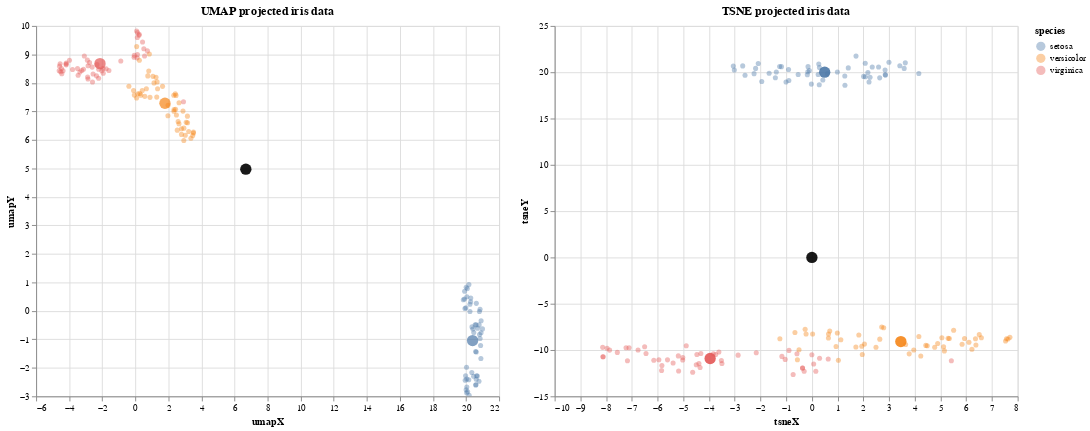

Notebook code for this chart:
### Code cell
alt.Chart(df_iris_proj).mark_circle(
    opacity=0.4
).encode(
    x='umapX',
    y='umapY',
    color='species'
).properties(
    width=500,
    height=400,
    title="UMAP projected iris data"
).interactive() + alt.Chart(proj_mean).mark_circle(
    size=150
).encode(
    x='umapX',
    y='umapY',
    color='species'
).properties(
    width=500,
    height=400,
).interactive() + alt.Chart(pd.DataFrame(df_iris_proj.mean()).transpose()).mark_circle(
    size=150,
    color='black',
    opacity=0.9
).encode(
    x='umapX:Q',
    y='umapY:Q'
).properties(
    width=500,
    height=400,
).interactive() | alt.Chart(df_iris_proj).mark_circle(
    opacity=0.4
).encode(
    x='tsneX',
    y='tsneY',
    color='species'
).properties(
    width=500,
    height=400,
    title="TSNE projected iris data"
).interactive() + alt.Chart(proj_mean).mark_circle(
    size=150,
    opacity=0.9
).encode(
    x='tsneX',
    y='tsneY',
    color='species'
).properties(
    width=500,
    height=400,
).interactive() + alt.Chart(pd.DataFrame(df_iris_proj.mean()).transpose()).mark_circle(
    size=150,
    opacity=0.9,
    color='black'
).encode(
    x='tsneX:Q',
    y='tsneY:Q'
).properties(
    width=500,
    height=400,
).interactive()

### Figure 1 — Vega-Lite specification as saved in the notebook (floating-point values rounded to 4 significant figures; data arrays with more than 128 entries replaced by an {"elided": "..."} marker saying what was removed)
{"usermeta": {"embedOptions": {"theme": "dark"}}, "config": {"view": {"continuousWidth": 400, "continuousHeight": 300}}, "hconcat": [{"layer": [{"data": {"name": "data-6aa69ff1069b8303a77f02f755cce29d"}, "mark": {"type": "circle", "opacity": 0.4}, "encoding": {"color": {"type": "nominal", "field": "species"}, "x": {"type": "quantitative", "field": "umapX"}, "y": {"type": "quantitative", "field": "umapY"}}, "height": 400, "selection": {"selector004": {"type": "interval", "bind": "scales", "encodings": ["x", "y"]}}, "title": "UMAP projected iris data", "width": 500}, {"data": {"name": "data-48683c02322e227f60adb92753f6fc45"}, "mark": {"type": "circle", "size": 150}, "encoding": {"color": {"type": "nominal", "field": "species"}, "x": {"type": "quantitative", "field": "umapX"}, "y": {"type": "quantitative", "field": "umapY"}}, "height": 400, "selection": {"selector005": {"type": "interval", "bind": "scales", "encodings": ["x", "y"]}}, "width": 500}, {"data": {"name": "data-bac80a8cb3cdac678653a33ad8d5048c"}, "mark": {"type": "circle", "color": "black", "opacity": 0.9, "size": 150}, "encoding": {"x": {"type": "quantitative", "field": "umapX"}, "y": {"type": "quantitative", "field": "umapY"}}, "height": 400, "selection": {"selector006": {"type": "interval", "bind": "scales", "encodings": ["x", "y"]}}, "width": 500}]}, {"layer": [{"data": {"name": "data-6aa69ff1069b8303a77f02f755cce29d"}, "mark": {"type": "circle", "opacity": 0.4}, "encoding": {"color": {"type": "nominal", "field": "species"}, "x": {"type": "quantitative", "field": "tsneX"}, "y": {"type": "quantitative", "field": "tsneY"}}, "height": 400, "selection": {"selector007": {"type": "interval", "bind": "scales", "encodings": ["x", "y"]}}, "title": "TSNE projected iris data", "width": 500}, {"data": {"name": "data-48683c02322e227f60adb92753f6fc45"}, "mark": {"type": "circle", "opacity": 0.9, "size": 150}, "encoding": {"color": {"type": "nominal", "field": "species"}, "x": {"type": "quantitative", "field": "tsneX"}, "y": {"type": "quantitative", "field": "tsneY"}}, "height": 400, "selection": {"selector008": {"type": "interval", "bind": "scales", "encodings": ["x", "y"]}}, "width": 500}, {"data": {"name": "data-bac80a8cb3cdac678653a33ad8d5048c"}, "mark": {"type": "circle", "color": "black", "opacity": 0.9, "size": 150}, "encoding": {"x": {"type": "quantitative", "field": "tsneX"}, "y": {"type": "quantitative", "field": "tsneY"}}, "height": 400, "selection": {"selector009": {"type": "interval", "bind": "scales", "encodings": ["x", "y"]}}, "width": 500}]}], "$schema": "https://vega.github.io/schema/vega-lite/v4.8.1.json", "datasets": {"data-6aa69ff1069b8303a77f02f755cce29d": {"elided": "150 records"}, "data-48683c02322e227f60adb92753f6fc45": [{"species": "setosa", "sepalLength": 5.006, "sepalWidth": 3.428, "petalLength": 1.462, "petalWidth": 0.246, "umapX": 20.4, "umapY": -1.042, "tsneX": 0.4975, "tsneY": 20.01}, {"species": "versicolor", "sepalLength": 5.936, "sepalWidth": 2.77, "petalLength": 4.26, "petalWidth": 1.326, "umapX": 1.792, "umapY": 7.286, "tsneX": 3.459, "tsneY": -9.09}, {"species": "virginica", "sepalLength": 6.588, "sepalWidth": 2.974, "petalLength": 5.552, "petalWidth": 2.026, "umapX": -2.137, "umapY": 8.677, "tsneX": -3.956, "tsneY": -10.92}], "data-bac80a8cb3cdac678653a33ad8d5048c": [{"sepalLength": 5.843, "sepalWidth": 3.057, "petalLength": 3.758, "petalWidth": 1.199, "umapX": 6.684, "umapY": 4.974, "tsneX": 4.737e-16, "tsneY": -1.516e-15}]}}
